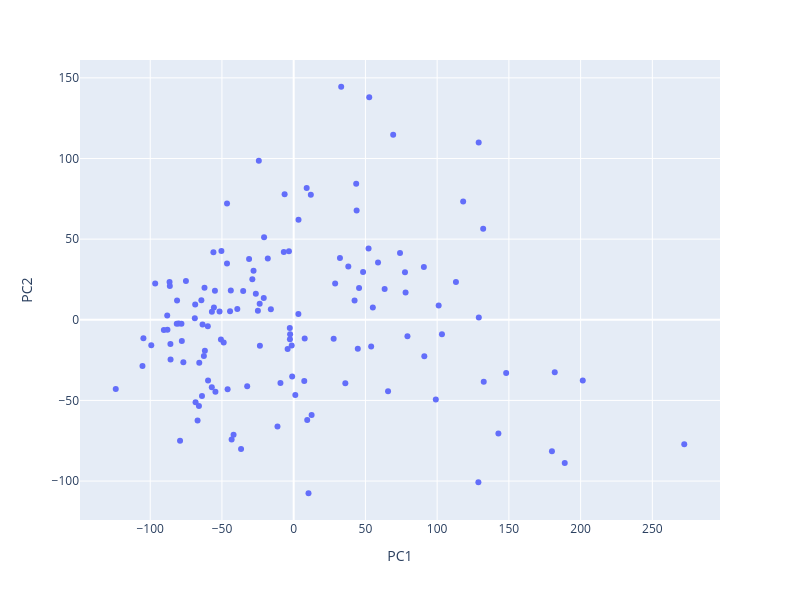

The cell this chart's notebook holds for it:
### Code cell
sc_data_users = pandas_to_scanpy(matrix)

pca_df_users = pca(sc_data_users)

plot_pca(pca_df_users, (1,2))

### Figure 1 — Plotly figure (JSON) as saved in the notebook; plotly's stock layout.template omitted (floating-point values rounded to 4 significant figures; data arrays with more than 128 entries replaced by an {"elided": "..."} marker saying what was removed)
{"data": [{"hovertemplate": "<b>%{hovertext}</b><br><br>PC1=%{x}<br>PC2=%{y}<extra></extra>", "hovertext": {"elided": "131 str values"}, "legendgroup": "", "marker": {"color": "#636efa", "symbol": "circle"}, "mode": "markers", "name": "", "orientation": "v", "showlegend": false, "type": "scatter", "x": {"elided": "131 float values"}, "xaxis": "x", "y": {"elided": "131 float values"}, "yaxis": "y"}], "layout": {"height": 600, "legend": {"tracegroupgap": 0}, "margin": {"t": 60}, "width": 800, "xaxis": {"anchor": "y", "domain": [0, 1], "title": {"text": "PC1"}}, "yaxis": {"anchor": "x", "domain": [0, 1], "title": {"text": "PC2"}}}}
